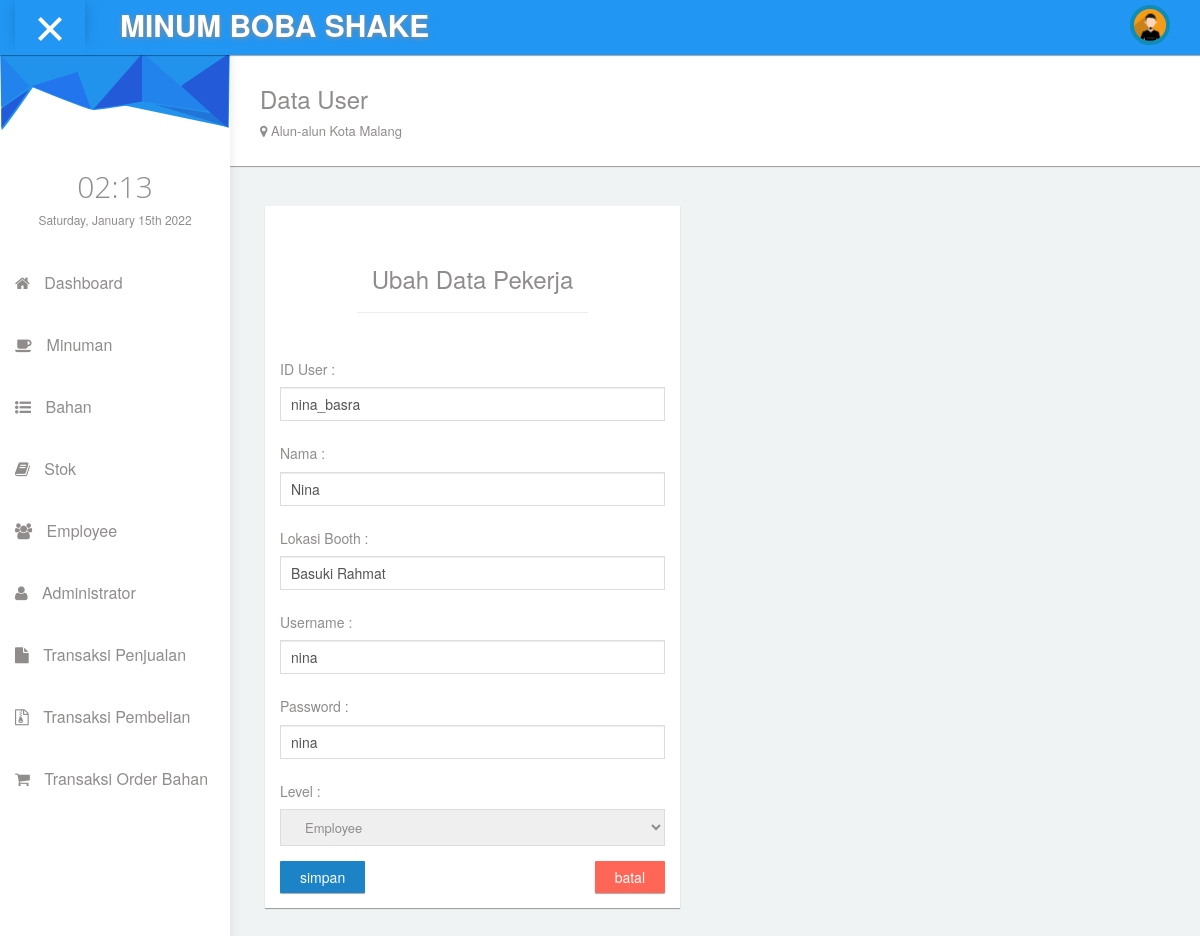
/adm_ub_user.php?id_user=nina_basra, run on the app's committed database.
### tables this page shows
CREATE TABLE `user` (
  `id_user` varchar(20) NOT NULL,
  `nama_user` varchar(40) NOT NULL,
  `booth` varchar(50) NOT NULL,
  `username` varchar(30) NOT NULL,
  `password` varchar(30) NOT NULL,
  `level` enum('admin','employee') NOT NULL
);

### adm_ub_user.php (the view, shortened to what this page needs)
<!DOCTYPE html>
<html lang="en">
<head>
    <link rel="stylesheet" type="text/css" href="asset/css/bootstrap.min.css">
      <link rel="stylesheet" type="text/css" href="asset/css/plugins/font-awesome.min.css"/>
      <link rel="stylesheet" type="text/css" href="asset/css/plugins/simple-line-icons.css"/>
      <link rel="stylesheet" type="text/css" href="asset/css/plugins/animate.min.css"/>
      <link rel="stylesheet" type="text/css" href="asset/css/plugins/fullcalendar.min.css"/>
  <link href="asset/css/style.css" rel="stylesheet">
  </head>
 <body id="mimin" class="dashboard">
        <nav class="navbar navbar-default header navbar-fixed-top">
          <div class="col-md-12 nav-wrapper">
            <div class="navbar-header" style="width:100%;">
              <div class="opener-left-menu is-open">
                <span class="bottom"></span>
              </div>
                <a href="index.html" class="navbar-brand">
                 <b>MINUM BOBA SHAKE</b>
                </a>
              <ul class="nav navbar-nav navbar-right user-nav">
                <li class="user-name"><span><?php echo $_SESSION['nama_user'];?></span></li>
                  <li class="dropdown avatar-dropdown">
                   <img src="asset/img/avatar.jpg" class="img-circle avatar" alt="user name" data-toggle="dropdown" aria-haspopup="true" aria-expanded="true"/>
                </li>
                <li ><a href="#"></a></li>
              </ul>
            </div>
          </div>
        </nav>
      <div class="container-fluid mimin-wrapper">
             <div id="left-menu">
              <div class="sub-left-menu scroll">
                <ul class="nav nav-list">
                    <li><div class="left-bg"></div></li>
                    <li class="time">
                      <h1 class="animated fadeInLeft">21:00</h1>
                      <p class="animated fadeInRight">Sat,October 1st 2029</p>
                    </li>
                     <li><a href="adm_dash.php" class="tree-toggle nav-header"><span class="fa-home fa"></span> Dashboard</a></li>
                     <li><a href="adm_minum.php"><span class="fa-coffee fa"></span> Minuman</a></li>
                    <li><a href="adm_bahan.php"><span class="fa-list-ul fa"></span> Bahan</a></li>
                    <li><a href="adm_stok.php"><span class="fa-book fa"></span> Stok</a></li>
                    <li><a href="adm_user.php"><span class="fa-users fa"></span> Employee</a></li>
                    <li><a href="adm_adm.php"><span class="fa-user fa"></span> Administrator</a></li>
                    <li><a href="adm_jual.php"><span class="fa-file fa"></span> Transaksi Penjualan</a></li>
                    <li><a href="adm_beli.php"><span class="fa-file-archive-o fa"></span> Transaksi Pembelian</a></li>
                    <li><a href="adm_orderan.php"><span class="fa-shopping-cart fa"></span> Transaksi Order Bahan</a></li>
                  </ul>
                </div>
            </div>
            <div id="content">
                <div class="panel">
                  <div class="panel-body">
                      <div class="col-md-6 col-sm-12">
                        <h3 class="animated fadeInLeft">Data User</h3>
                        <p class="animated fadeInDown"><span class="fa  fa-map-marker"></span> Alun-alun Kota Malang</p>
                    </div>
                  </div>
                </div>
                <div class="col-md-6" style="padding:20px;">
                    <div class="col-md-12 padding-0">
                        <div class="col-md-12 padding-0">
                            <div class="col-md-12 padding-0">
                                <div class="col-md-12">
                                    <div class="panel box-v1">
                                      <div class="panel-body">
                                        <h3 align="center">Ubah Data Pekerja</h3>
                                        <hr/>
                                        <br>
                                        <?php
                                          include "koneksi.php";
                                          $id_user = $_GET['id_user'];
                                          $data = mysqli_query($konek, "SELECT * from user where id_user='$id_user'");
                                          $d = mysqli_fetch_array($data);
                                        ?>
                                        <form method="POST" action="adm_up_user.php">
                                          <div class="form-group row">
                                              <div class="col-sm-12 mb-3 mb-sm-0">
                                                  <h5>ID User :</h5>
                                                  <input type="text" class="form-control" name ="id_user" value = "<?php echo $d['id_user'];?>" placeholder="ID User">
                                              </div>
                                          </div>
                                          <div class="form-group row">
                                              <div class="col-sm-12 mb-3 mb-sm-0">
                                                  <h5>Nama :</h5>
                                                  <input type="text" class="form-control" name ="nama_user" value = "<?php echo $d['nama_user'];?>" placeholder="Nama User">
                                              </div>
                                          </div>
                                          <div class="form-group row">
                                              <div class="col-sm-12 mb-3 mb-sm-0">
                                                  <h5>Lokasi Booth :</h5>
                                                  <input type="text" class="form-control" name ="booth" value = "<?php echo $d['booth'];?>" placeholder="Lokasi Booth">
                                              </div>
                                          </div>
                                          <div class="form-group row">
                                              <div class="col-sm-12 mb-3 mb-sm-0">
                                                  <h5>Username : </h5>
                                                  <input type="text" class="form-control" name ="username" value = "<?php echo $d['username'];?>" placeholder="Username">
                                              </div>
                                          </div>
                                          <div class="form-group row">
                                              <div class="col-sm-12 mb-3 mb-sm-0">
                                                  <h5>Password : </h5>
                                                  <input type="text" class="form-control" name="password" value = "<?php echo $d['password'];?>" placeholder="Password">
                                              </div>
                                          </div>
                                          <div class="form-group row">
                                              <div class="col-sm-12 mb-3 mb-sm-0">
                                                  <h5>Level : </h5>
                                                  <select name="level" style="width: 100%;">
                                                    <option value="employee" selected>Employee</option>
                                                  </select>
                                              </div>
                                          </div>
                                         <input class="btn btn-md btn-primary left" type="submit" value="simpan">
                                      </form>
                                      <a href="adm_user.php"><button class="btn btn-md btn-danger right" type="cancel">batal</button></a>
                                      </div>
                                    </div>
                                </div>
                            </div>
                        </div>
                    </div>
              </div>
      </div>
  </body>
</html>

### data on the page
user: id_user "nina_basra", nama_user "Nina", booth "Basuki Rahmat", username "nina", password "nina"
